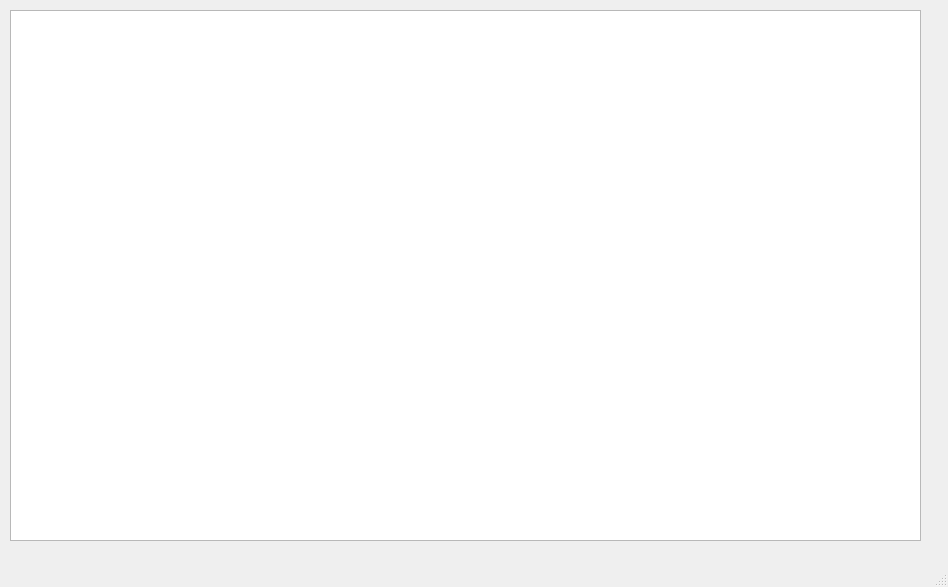
<?xml version="1.0" encoding="UTF-8"?>
<ui version="4.0">
 <class>platform_gui</class>
 <widget class="QMainWindow" name="platform_gui">
  <property name="geometry">
   <rect>
    <x>0</x>
    <y>0</y>
    <width>948</width>
    <height>587</height>
   </rect>
  </property>
  <property name="windowTitle">
   <string>platform_gui</string>
  </property>
  <widget class="QWidget" name="centralwidget">
   <widget class="QGraphicsView" name="graphicsView">
    <property name="geometry">
     <rect>
      <x>10</x>
      <y>10</y>
      <width>911</width>
      <height>531</height>
     </rect>
    </property>
    <property name="autoFillBackground">
     <bool>false</bool>
    </property>
   </widget>
  </widget>
  <widget class="QMenuBar" name="menubar">
   <property name="geometry">
    <rect>
     <x>0</x>
     <y>0</y>
     <width>948</width>
     <height>22</height>
    </rect>
   </property>
  </widget>
  <widget class="QStatusBar" name="statusbar"/>
 </widget>
 <resources/>
 <connections/>
</ui>
